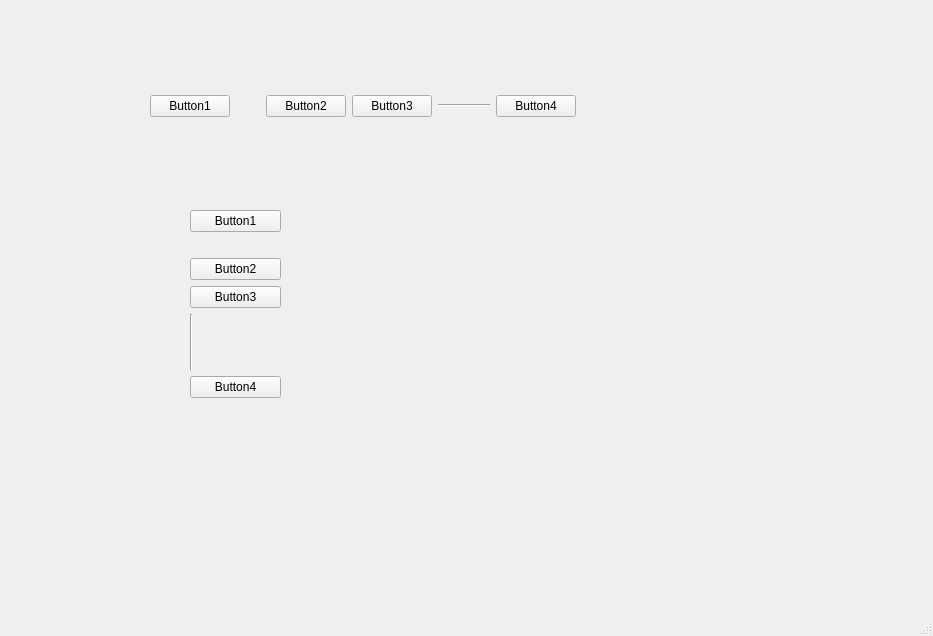
<?xml version="1.0" encoding="UTF-8"?>
<ui version="4.0">
 <class>MainWindow</class>
 <widget class="QMainWindow" name="MainWindow">
  <property name="geometry">
   <rect>
    <x>0</x>
    <y>0</y>
    <width>933</width>
    <height>636</height>
   </rect>
  </property>
  <property name="windowTitle">
   <string>MainWindow</string>
  </property>
  <widget class="QWidget" name="centralwidget">
   <widget class="QWidget" name="">
    <property name="geometry">
     <rect>
      <x>150</x>
      <y>90</y>
      <width>426</width>
      <height>32</height>
     </rect>
    </property>
    <layout class="QHBoxLayout" name="horizontalLayout">
     <item>
      <widget class="QPushButton" name="pushButton">
       <property name="text">
        <string>Button1</string>
       </property>
      </widget>
     </item>
     <item>
      <spacer name="horizontalSpacer">
       <property name="orientation">
        <enum>Qt::Horizontal</enum>
       </property>
       <property name="sizeType">
        <enum>QSizePolicy::Fixed</enum>
       </property>
       <property name="sizeHint" stdset="0">
        <size>
         <width>30</width>
         <height>20</height>
        </size>
       </property>
      </spacer>
     </item>
     <item>
      <widget class="QPushButton" name="pushButton_2">
       <property name="text">
        <string>Button2</string>
       </property>
      </widget>
     </item>
     <item>
      <widget class="QPushButton" name="pushButton_3">
       <property name="text">
        <string>Button3</string>
       </property>
      </widget>
     </item>
     <item>
      <widget class="Line" name="line">
       <property name="orientation">
        <enum>Qt::Horizontal</enum>
       </property>
      </widget>
     </item>
     <item>
      <widget class="QPushButton" name="pushButton_4">
       <property name="text">
        <string>Button4</string>
       </property>
      </widget>
     </item>
    </layout>
   </widget>
   <widget class="QWidget" name="">
    <property name="geometry">
     <rect>
      <x>190</x>
      <y>210</y>
      <width>91</width>
      <height>188</height>
     </rect>
    </property>
    <layout class="QVBoxLayout" name="verticalLayout">
     <item>
      <widget class="QPushButton" name="pushButton_5">
       <property name="text">
        <string>Button1</string>
       </property>
      </widget>
     </item>
     <item>
      <spacer name="verticalSpacer">
       <property name="orientation">
        <enum>Qt::Vertical</enum>
       </property>
       <property name="sizeType">
        <enum>QSizePolicy::Fixed</enum>
       </property>
       <property name="sizeHint" stdset="0">
        <size>
         <width>20</width>
         <height>20</height>
        </size>
       </property>
      </spacer>
     </item>
     <item>
      <widget class="QPushButton" name="pushButton_6">
       <property name="text">
        <string>Button2</string>
       </property>
      </widget>
     </item>
     <item>
      <widget class="QPushButton" name="pushButton_7">
       <property name="text">
        <string>Button3</string>
       </property>
      </widget>
     </item>
     <item>
      <widget class="Line" name="line_2">
       <property name="orientation">
        <enum>Qt::Vertical</enum>
       </property>
      </widget>
     </item>
     <item>
      <widget class="QPushButton" name="pushButton_8">
       <property name="text">
        <string>Button4</string>
       </property>
      </widget>
     </item>
    </layout>
   </widget>
  </widget>
  <widget class="QMenuBar" name="menubar">
   <property name="geometry">
    <rect>
     <x>0</x>
     <y>0</y>
     <width>933</width>
     <height>22</height>
    </rect>
   </property>
  </widget>
  <widget class="QStatusBar" name="statusbar"/>
 </widget>
 <resources/>
 <connections/>
</ui>
